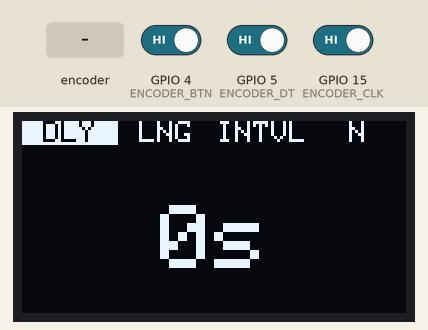
Recording of a sketch running on a simulated ESP32. Parts: 128×64 one-colour display. The test bench sets the inputs (shaded band); at power-on: GPIO 4 (ENCODER_BTN) HIGH, GPIO 5 (ENCODER_DT) HIGH, GPIO 15 (ENCODER_CLK) HIGH. What the sketch prints to the serial monitor is not drawn.

Above: at 1.2 s.
1.3 s: rotary encoder on GPIO 15 (ENCODER_CLK) / GPIO 5 (ENCODER_DT) turned 3 steps (first pin leading)
At 2.6 s:
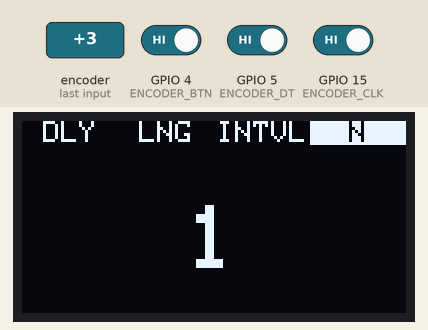
3.4 s: GPIO 4 (ENCODER_BTN) driven LOW
At 3.52 s:
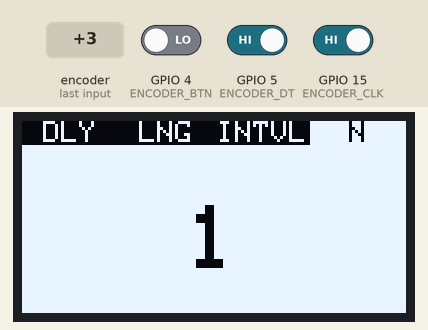
5.4 s: rotary encoder on GPIO 15 (ENCODER_CLK) / GPIO 5 (ENCODER_DT) turned 3 steps (first pin leading)
At 9.2 s:
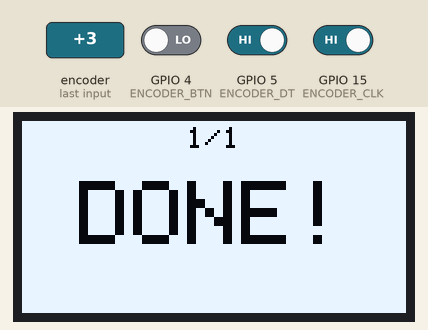
Timing chart, 0 to 10.7 s (numbered marks = the images above; inputs shaded):
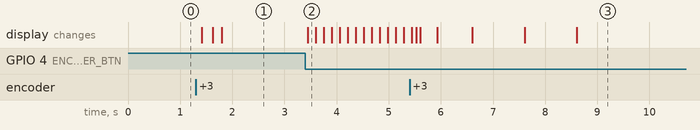

The sketch:

intervalometer.ino
```cpp
#include <SPI.h>
#include <Wire.h>

#include <Adafruit_GFX.h>
#include <Adafruit_SSD1306.h>

#define ENCODER_BTN 4
#define ENCODER_CLK 15
#define ENCODER_DT 5

#define SCREEN_WIDTH 128
#define SCREEN_HEIGHT 64

#define OLED_RESET -1
#define SCREEN_ADDRESS 0x3C
Adafruit_SSD1306 OLED(SCREEN_WIDTH, SCREEN_HEIGHT, &Wire, OLED_RESET);

unsigned long lastFrameTime;
long lastDebounceTime = 0;
bool selectMenu = true;
int menuCounter = 0;

int delayValue = 0;
int longValue = 1;
int intervalValue = 1;
int countValue = 1;

int encoderState = 0;
const unsigned char lookupTable[7][4] = {
    {0, 2, 4, 0},
    {3, 0, 1, 0 | 16},
    {3, 2, 0, 0},
    {3, 2, 1, 0},
    {6, 0, 4, 0},
    {6, 5, 0, 0 | 32},
    {6, 5, 4, 0},
};

void IRAM_ATTR readEncoder()
{
  // Grab state of input pins.
  unsigned char pinstate = (digitalRead(ENCODER_CLK) << 1) | digitalRead(ENCODER_DT);

  // Determine new state from the pins and state table.
  encoderState = lookupTable[encoderState & 0xf][pinstate];

  // Return emit bits, ie the generated event.
  int direction = encoderState & 48;

  // Clockwise
  if (direction == 16)
  {
    if (selectMenu)
    {
      menuCounter++;
      menuCounter = (menuCounter + 5) % 5;
    }
    else
    {
      if (menuCounter == 0)
        delayValue++;
      if (menuCounter == 1)
        longValue++;
      if (menuCounter == 2)
        intervalValue++;
      if (menuCounter == 3)
        countValue++;
    }
  }

  // Counter Clockwise
  if (direction == 32)
  {
    if (selectMenu)
    {
      menuCounter--;
      menuCounter = (menuCounter + 5) % 5;
    }
    else
    {
      if (menuCounter == 0)
      {
        delayValue--;

        if (delayValue < 0)
          delayValue = 0;
      }
      if (menuCounter == 1)
      {
        longValue--;

        if (longValue < 1)
          longValue = 1;
      }
      if (menuCounter == 2)
      {
        intervalValue--;

        if (intervalValue < 1)
          intervalValue = 1;
      }
      if (menuCounter == 3)
      {
        countValue--;

        if (countValue < 1)
          countValue = 1;
      }
    }
  }

  return;
}

unsigned long startTime = 0;
bool timerState = false;
void releaseEncoder()
{
  if (menuCounter == 4)
  {
    // Starting
    if (timerState == false)
    {
      startTime = millis();
      timerState = true;
    }
    else // Stopping
    {
      timerState = false;
    }
    return;
  }

  selectMenu = !selectMenu;
  return;
}

void setup()
{
  Serial.begin(9600);

  // Rotary Encoder
  pinMode(ENCODER_BTN, INPUT_PULLUP);
  pinMode(ENCODER_DT, INPUT_PULLUP);
  pinMode(ENCODER_CLK, INPUT_PULLUP);
  attachInterrupt(digitalPinToInterrupt(ENCODER_DT), readEncoder, CHANGE);
  attachInterrupt(digitalPinToInterrupt(ENCODER_CLK), readEncoder, CHANGE);
  Serial.println("[ROTA]: Attached interrupt");

  if (!OLED.begin(SSD1306_SWITCHCAPVCC, SCREEN_ADDRESS))
  {
    Serial.println(F("SSD1306 allocation failed"));
    for (;;)
      ;
  }
}

void loop()
{
  if ((millis() - lastDebounceTime) > 150)
  {
    if (digitalRead(ENCODER_BTN) == 0)
    {
      releaseEncoder();
      lastDebounceTime = millis();
    }
  }

  // Serial.println(1 / ((micros() - lastFrameTime) * 1000 * 1000));
  OLED.clearDisplay();

  drawMenu(menuCounter);
  drawSubMenu(menuCounter);
  handleTimer();

  OLED.display();
  // lastFrameTime = micros();
}

void handleTimer()
{
  if (timerState == false)
    return;

  int second = (int)((millis() - startTime) / 1000);

  OLED.setTextColor(WHITE, BLACK);

  // Delay phase
  if (second < delayValue)
  {
    OLED.setTextSize(3);
    drawText(String((int)(delayValue - second)), SCREEN_WIDTH / 2, (SCREEN_HEIGHT / 2) + 8, "S");
    OLED.setTextSize(1);
    drawText("Start in", SCREEN_WIDTH / 2, (SCREEN_HEIGHT / 2) + 8, "N");
    return;
  }

  second -= delayValue;

  int timerCount = ceil(second / (longValue + intervalValue)) + 1;
  second = (second % (longValue + intervalValue));

  // Shooting phase
  if ((second < longValue) && (timerCount <= countValue))
  {
    OLED.setTextSize(2);
    OLED.fillRect(0, 0, SCREEN_WIDTH, SCREEN_HEIGHT, WHITE);
    OLED.setTextColor(BLACK, WHITE);
    drawText(String("SHOOTING"), SCREEN_WIDTH / 2, (SCREEN_HEIGHT / 2) + 8, "S");
    OLED.setTextSize(1);
    drawText(String((int)(longValue - second)) + "s", SCREEN_WIDTH / 2, (SCREEN_HEIGHT / 2) + 8, "N");

    drawText(String(timerCount) + "/" + String(countValue), SCREEN_WIDTH / 2, 2, "N");
    return;
  }

  if (timerCount > countValue)
  {
    OLED.setTextSize(3);
    OLED.setTextColor(BLACK, WHITE);
    OLED.fillRect(0, 0, SCREEN_WIDTH, SCREEN_HEIGHT, WHITE);
    drawText("DONE!", SCREEN_WIDTH / 2, SCREEN_HEIGHT / 2, "CENTER");

    OLED.setTextSize(1);
    drawText(String(countValue) + "/" + String(countValue), SCREEN_WIDTH / 2, 2, "N");
    return;
  }

  second -= longValue;
  drawText(String(timerCount) + "/" + String(countValue), SCREEN_WIDTH / 2, 2, "N");
  drawText(String((int)(intervalValue - second)), SCREEN_WIDTH / 2, SCREEN_HEIGHT / 2, "CENTER");
  return;
}

void drawMenu(int nums)
{
  if (timerState == true)
  {
    return;
  }

  // Start Menu
  if (nums == 4)
    return;
  int offset = SCREEN_WIDTH / 8;
  OLED.setTextSize(1);
  OLED.setTextColor(WHITE, BLACK);

  // Delay Menu
  if (nums == 0)
  {
    OLED.fillRect(0, 0, (SCREEN_WIDTH / 4), 8, WHITE);
    OLED.setTextColor(BLACK, WHITE);
  }
  drawText("DLY", offset, 0, "N");
  if (nums == 0)
    OLED.setTextColor(WHITE, BLACK);

  // Long Menu
  if (nums == 1)
  {
    OLED.fillRect(SCREEN_WIDTH / 4, 0, (SCREEN_WIDTH / 4), 8, WHITE);
    OLED.setTextColor(BLACK, WHITE);
  }
  drawText("LNG", offset + (SCREEN_WIDTH / 4), 0, "N");
  if (nums == 1)
    OLED.setTextColor(WHITE, BLACK);

  // Interval Menu
  if (nums == 2)
  {
    OLED.fillRect((SCREEN_WIDTH / 4 * 2), 0, (SCREEN_WIDTH / 4), 8, WHITE);
    OLED.setTextColor(BLACK, WHITE);
  }
  drawText("INTVL", offset + (SCREEN_WIDTH / 4 * 2), 0, "N");
  if (nums == 2)
    OLED.setTextColor(WHITE, BLACK);

  // Number Menu
  if (nums == 3)
  {
    OLED.fillRect((SCREEN_WIDTH / 4 * 3), 0, (SCREEN_WIDTH / 4), 8, WHITE);
    OLED.setTextColor(BLACK, WHITE);
  }
  drawText("N", offset + (SCREEN_WIDTH / 4 * 3), 0, "N");
  if (nums == 3)
    OLED.setTextColor(WHITE, BLACK);
  return;
}

void drawSubMenu(int nums)
{
  if (timerState == true)
  {
    return;
  }

  OLED.setTextSize(3);
  if (selectMenu) // Main Menu
    OLED.setTextColor(WHITE, BLACK);
  else // Sub Menu
  {
    OLED.setTextColor(BLACK, WHITE);

    if (nums != 4)
    {
      OLED.fillRect(0, 8, SCREEN_WIDTH, SCREEN_HEIGHT - 8, WHITE);
    }
  }

  // Start Menu
  if (nums == 4)
  {
    OLED.setTextColor(WHITE, BLACK);
    drawText("Start?", SCREEN_WIDTH / 2, (SCREEN_HEIGHT / 2) + 8, "S");
    OLED.setTextSize(1);
    drawText(String(delayValue) + "s/" + String(longValue) + "s/" + String(intervalValue) + "s/" + String(countValue), SCREEN_WIDTH / 2, (SCREEN_HEIGHT / 2) + 8, "N");
    return;
  }

  // Delay Menu
  if (nums == 0)
  {
    drawText(String(delayValue) + "s", SCREEN_WIDTH / 2, (SCREEN_HEIGHT / 2) + 8, "CENTER");
    return;
  }

  // Long Menu
  if (nums == 1)
  {
    drawText(String(longValue) + "s", SCREEN_WIDTH / 2, (SCREEN_HEIGHT / 2) + 8, "CENTER");
    return;
  }

  // Interval Menu
  if (nums == 2)
  {
    drawText(String(intervalValue) + "s", SCREEN_WIDTH / 2, (SCREEN_HEIGHT / 2) + 8, "CENTER");
    return;
  }

  if (nums == 3)
  {
    drawText(String(countValue), SCREEN_WIDTH / 2, (SCREEN_HEIGHT / 2) + 8, "CENTER");
    return;
  }

  drawText("0s", SCREEN_WIDTH / 2, (SCREEN_HEIGHT / 2) + 8, "CENTER");

  return;
}

void drawText(String text, int x, int y, String anchor)
{
  int16_t x1;
  int16_t y1;
  uint16_t width;
  uint16_t height;
  OLED.getTextBounds(text, 0, 0, &x1, &y1, &width, &height);

  if (anchor == "CENTER")
  {
    x -= (width / 2);
    y -= (height / 2);
  }
  else if (anchor == "N")
  {
    x -= (width / 2);
  }
  else if (anchor == "S")
  {
    x -= (width / 2);
    y -= (height);
  }

  OLED.setCursor(x, y);
  OLED.print(text);
}
```

Measured:
- after the input at 1.3 s, the display: first changes after 0.12 s (image 1 shows a later state)
- after the input at 3.4 s, the display: changes at once (image 2)
- after the input at 5.4 s, the display: first differs from a run without the input after 0.12 s (image 3 shows a later state)
